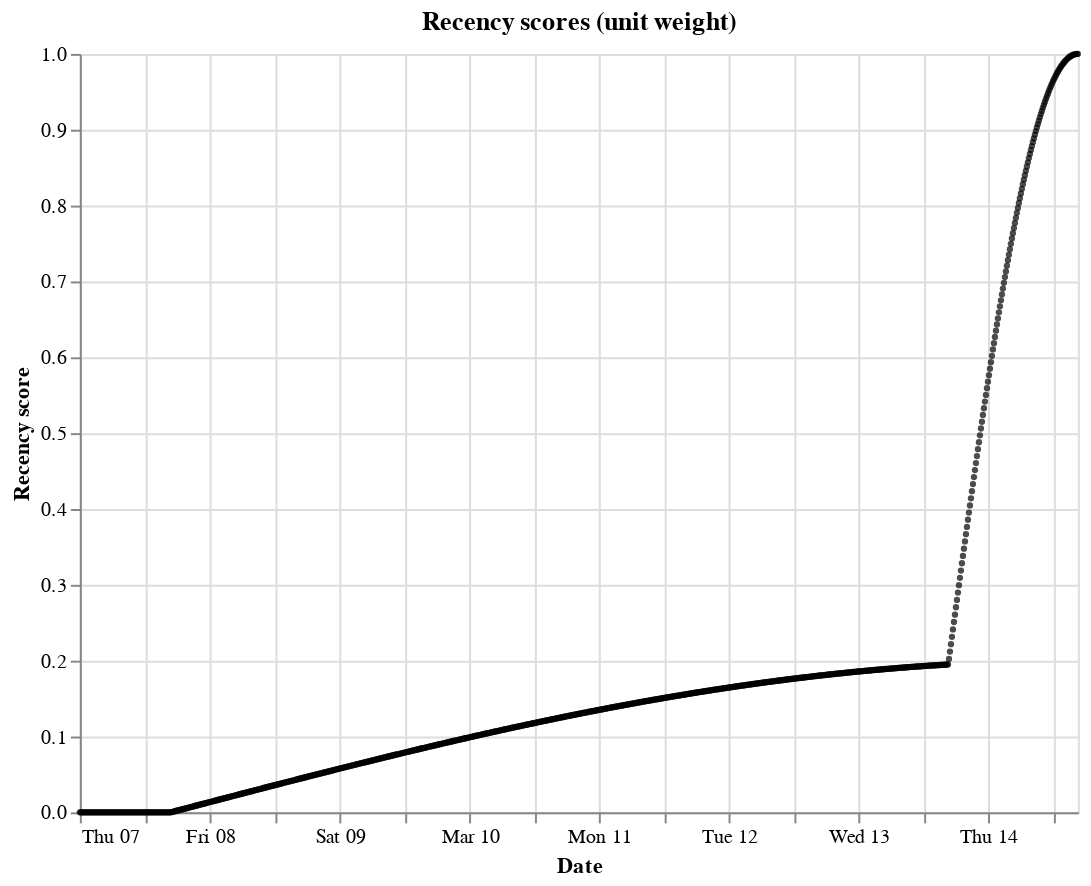

This figure's notebook cell:
### Markdown cell above
## Weighted periods
Use weights to give more importance to some periods.

### Code cell
weighted_recency_space = RecencySpace(
    timestamp=post.created_at,
    period_time_list=[
        PeriodTime(timedelta(days=1), weight=2),  # You can tune the ratio with weights.
        PeriodTime(timedelta(days=7)),
    ],
)

RecencyPlotter(weighted_recency_space).plot_recency_curve()

### Figure 1 — Vega-Lite specification as saved in the notebook (floating-point values rounded to 4 significant figures; data arrays with more than 128 entries replaced by an {"elided": "..."} marker saying what was removed)
{"$schema": "https://vega.github.io/schema/vega-lite/v5.16.3.json", "config": {"view": {"continuousHeight": 300, "continuousWidth": 300}}, "data": {"name": "data-145286ebc0271bf1ef90dfe393450fc1"}, "datasets": {"data-145286ebc0271bf1ef90dfe393450fc1": {"elided": "1000 records"}}, "encoding": {"tooltip": [{"field": "date", "type": "temporal"}], "x": {"field": "date", "title": "Date", "type": "temporal"}, "y": {"field": "score", "title": "Recency score", "type": "quantitative"}}, "height": 380, "mark": {"color": "black", "filled": true, "size": 10, "type": "point"}, "title": "Recency scores (unit weight)", "width": 500}
